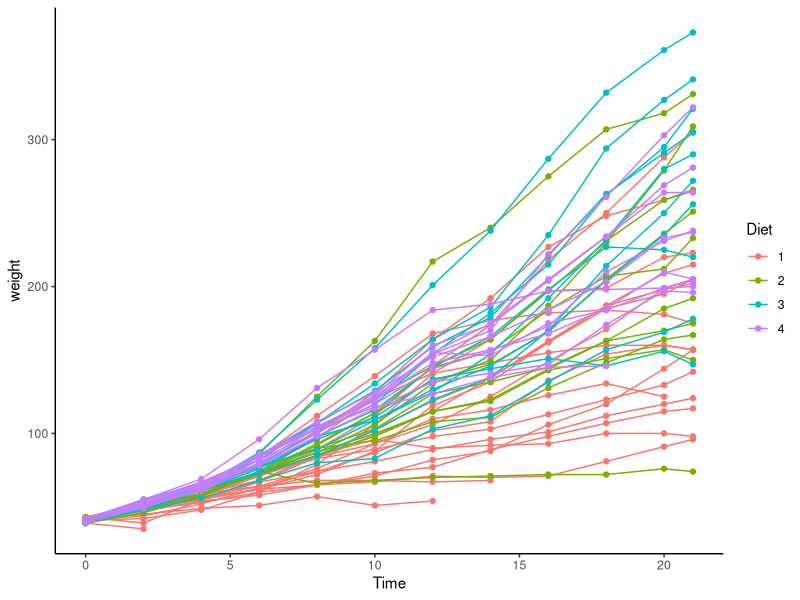

This figure's R source: (Note: this script raises an error after producing the figure.)
#NLM example, using `ChickWeight` data

library(tidyverse)
theme_set(theme_classic())
library(lme4)
library(mgcv)

#Load data, and take a look at it
data("ChickWeight")
head(ChickWeight)
ggplot(ChickWeight,aes(x=Time,y=weight,col=Diet))+
  geom_line(aes(group=Chick))+
  geom_point()


# SSlogis (logistic growth model) -----------------------------------------

#Take a look at what the SSlogis function does
ggplot(data.frame(x=seq(0,10,by=0.1)),aes(x))+
  stat_function(fun=function(x) SSlogis(x,10,5,1))+
  stat_function(fun=function(x) SSlogis(x,10,2,1),col='red')+
  stat_function(fun=function(x) SSlogis(x,8,5,2),col='blue')+
  annotate(geom='text',x=8.5,y=8,label='Asym: 10, xmid: 5, scal: 1')+
  annotate(geom='text',x=2,y=9,col='red',label='Asym: 10, xmid: 2, scal: 1')+
  annotate(geom='text',x=8.5,y=5,col='blue',label='Asym: 10, xmid: 5, scal: 2')+
  labs(title=TeX('\\textbf{SSlogis}: $Asym/(1+e^{\\frac{xmid-x}{scal}})$'))

#Start with a simple nonlinear (no random/fixed effects)

#If models have trouble starting, this is sometimes OK for getting initial "guesses" for parameters
startVals <- getInitial(weight ~ SSlogis(Time, Asym, xmid, scal), data=ChickWeight)

mLog1 <- nls(weight ~ SSlogis(Time, Asym, xmid, scal), data=ChickWeight, start = startVals)
summary(mLog1)

#Predicted vs Actual + 1:1 line
data.frame(pred=predict(mLog1),act=ChickWeight$weight) %>% 
  ggplot(aes(x=pred,y=act))+geom_point()+
  geom_abline(intercept = 0,slope = 1,col='red')+
  labs(x='Predicted',y='Actual')

#OK for a starter model. But clearly variation among groups and individuals
ChickWeight %>% 
  mutate(pred=predict(mLog1)) %>% 
  ggplot(aes(x=Time,y=weight,col=Diet))+
  geom_line(aes(group=Chick))+geom_point()+
  geom_line(aes(y=pred),col='black',linewidth=2) #Overall predictions

#It is possible to fit fixed-effects nonlinear models in lmer or nlmer, but it requires that you specify the gradient function, which can be really annoying (see here: https://stackoverflow.com/questions/15141952/nlmer-longitudinal-data)

#Instead we'll try this using nlme. This can fit a whole range of models with both fixed and random effects (but can be finicky to start, and can sometimes take a long time)

#Starting values
startVals2 <- list(fixed=rep(startVals,c(4,1,1))) #Same starting values, but with 4 "Asym" start vals

mLog2 <- nlme(model = weight ~ SSlogis(Time, Asym, xmid, scal), #Overall model: weight follows SSlogis curve
              #Fixed effects: Asym varies with Diet
              # Single fixed effect for xmid and scal
              fixed = list( Asym ~ Diet, xmid + scal ~ 1), 
              #Random effects: Asym varies randomly by Chick
              random = Asym  ~ 1 | Chick, 
              data= ChickWeight, start = startVals2)
summary(mLog2)

#Predictions split by diet, looks OK, but some mis-fitting (especially Diet 1)
ChickWeight %>% 
  mutate(pred=predict(mLog2,level=0)) %>% #Get predictions at population level (no random effects)
  ggplot(aes(x=Time,y=weight))+
  geom_point()+ #Overall predictions
  geom_line(aes(y=pred,group=Chick))+
  facet_wrap(~Diet)

#Weird residual patterns - likely missing a parameter
ChickWeight %>% 
  mutate(res=residuals(mLog2)) %>% 
  ggplot(aes(x=Time,y=res,group=Chick))+
  geom_point()+geom_line()

ChickWeight %>% 
  mutate(res=residuals(mLog2),pred=predict(mLog2)) %>% 
  ggplot(aes(x=pred,y=res,group=Chick))+
  geom_point()+geom_line()

#Try again, letting xmid and scal vary with Diet as well
startVals2 <- list(fixed=rep(startVals,c(4,4,4))) #Same starting values, but with 4 start vals for each param

mLog3 <- nlme(model = weight ~ SSlogis(Time, Asym, xmid, scal), #Overall model: weight follows SSlogis curve
              #Fixed effects: Asym  and scal vary with Diet
              fixed = list( Asym ~ Diet, xmid ~ Diet, scal ~ Diet), 
              #Random effects: Asym and xmid vary randomly by Chick
              random = Asym + xmid ~ 1 | Chick, 
              data= ChickWeight, start = startVals2)
summary(mLog3)

#Looks like some of the individual level variance might also depend on diet (spread is larger for some groups than others)
ChickWeight %>% 
  mutate(pred=predict(mLog3,level=0)) %>% #Get predictions at population level (no random effects)
  ggplot(aes(x=Time,y=weight))+
  geom_point()+ #Overall predictions
  geom_line(aes(y=pred,group=Chick),linewidth=1,col='red',linetype='dashed')+
  facet_wrap(~Diet)

#Residuals look slightly better
ChickWeight %>% 
  mutate(res=residuals(mLog3)) %>% 
  ggplot(aes(x=Time,y=res,group=Chick))+
  geom_point()+geom_line()

#Still a bit of a weird shape to residuals, especially at lower levels
ChickWeight %>% 
  mutate(res=residuals(mLog3,type='pearson'),pred=predict(mLog3)) %>% 
  ggplot(aes(x=pred,y=res,group=Chick))+
  geom_point()+geom_line()+
  geom_hline(yintercept = 0,col='red')

# SSgompertz --------------------------------------------------------------

#Take a look at what the SSgompertz function does
ggplot(data.frame(x=seq(0,10,by=0.1)),aes(x))+
  stat_function(fun=function(x) SSgompertz(x,10,1,0.5))+
  stat_function(fun=function(x) SSgompertz(x,10,2,0.5),col='red')+
  stat_function(fun=function(x) SSgompertz(x,5,1,0.1),col='blue')+
  stat_function(fun=function(x) SSgompertz(x,5,2,0.1),col='green')+
  annotate(geom='text',x=7,y=9,label='Asym: 10, b2: 1, b3: 0.5')+
  annotate(geom='text',x=7,y=8,col='red',label='Asym: 10, b2: 2, b3: 0.5')+
  annotate(geom='text',x=7,y=4,col='blue',label='Asym: 5, b2: 1, b3: 0.1')+
  annotate(geom='text',x=3,y=3,col='green',label='Asym: 5, b2: 2, b3: 0.1')+
  labs(title=TeX('\\textbf{SSgompertz}: $(Asym)e^{-b_2b_3^x}$'))

startVals <- getInitial(weight ~ SSgompertz(Time, Asym, b2, b3), data=ChickWeight)

mGom1 <- nls(weight ~ SSgompertz(Time, Asym, b2, b3), data=ChickWeight, start = startVals)
summary(mLog1)

#Predicted vs Actual + 1:1 line
data.frame(pred=predict(mGom1),act=ChickWeight$weight) %>% 
  ggplot(aes(x=pred,y=act))+geom_point()+
  geom_abline(intercept = 0,slope = 1,col='red')+
  labs(x='Predicted',y='Actual')

#OK for a starter model. But clearly variation among groups and individuals
ChickWeight %>% 
  mutate(pred=predict(mGom1)) %>% 
  ggplot(aes(x=Time,y=weight,col=Diet))+
  geom_line(aes(group=Chick))+geom_point()+
  geom_line(aes(y=pred),col='black',linewidth=2) #Overall predictions

#Try a mixed effects nlme model:
startVals2 <- list(fixed=rep(startVals,c(4,1,1))) #Same starting values, but with 4 "Asym" start vals

#Fits, but you have to use a reduced tolerance. This isn't really a good sign; usually indicate that the model is overly complex, or otherwise mis-fit to the data
mGom2 <- nlme(model = weight ~ SSgompertz(Time, Asym, b2, b3), #Overall model: weight follows SSlogis curve
              #Fixed effects: Asym varies with Diet
              # Single fixed effect for xmid and scal
              fixed = list( Asym ~ Diet, b2 + b3 ~ 1), 
              #Random effects: Asym varies randomly by Chick
              random = Asym  ~ 1 | Chick, 
              data= ChickWeight, start = startVals2,
              control=nlmeControl(maxIter=150,tolerance=1e-1))
summary(mGom2)

#Predictions split by diet, looks OK, but some mis-fitting
ChickWeight %>% 
  mutate(pred=predict(mGom2,level=0)) %>% #Get predictions at population level (no random effects)
  ggplot(aes(x=Time,y=weight))+
  geom_line(aes(group=Chick))+  #Original data
  geom_line(aes(y=pred,group=Chick),col='red',linetype='dashed')+ #Diet-level predictions
  facet_wrap(~Diet)

startVals2 <- list(fixed=rep(startVals,c(4,4,1))) 

#Fits with "standard" tolerance: a good sign
mGom3 <- nlme(model = weight ~ SSgompertz(Time, Asym, b2, b3), #Overall model: weight follows SSlogis curve
              #Fixed effects: Asym varies with Diet
              # Single fixed effect for xmid and scal
              fixed = list( Asym + b2 ~ Diet, b3 ~ 1), 
              #Random effects: Asym varies randomly by Chick
              random = Asym + b2 ~ 1 | Chick, 
              data= ChickWeight, start = startVals2,
              control=nlmeControl(maxIter=50))
summary(mGom3)

#Looks better
ChickWeight %>% 
  mutate(pred=predict(mGom3,level=0)) %>% #Get predictions at population level (no random effects)
  ggplot(aes(x=Time,y=weight))+
  geom_line(aes(group=Chick))+  #Original data
  geom_line(aes(y=pred,group=Chick),col='red',linetype='dashed')+ #Diet-level predictions
  facet_wrap(~Diet)

#Residuals look OK-ish
ChickWeight %>% 
  mutate(res=residuals(mGom3)) %>% 
  ggplot(aes(x=Time,y=res,group=Chick))+
  geom_point()+geom_line()

#Residuals look much better
ChickWeight %>% 
  mutate(res=residuals(mGom3,type='pearson'),pred=predict(mLog3)) %>% 
  ggplot(aes(x=pred,y=res,group=Chick))+
  geom_point()+geom_line()+
  geom_hline(yintercept = 0,col='red')


# GAM ---------------------------------------------------------------------

#Fit an additive model for each diet
gam1 <- gam(weight ~ Diet + s(Time,by=Diet), 
            data=ChickWeight)
summary(gam1)

ChickWeight %>% 
  mutate(pred=predict(gam1,level=0)) %>% #Get predictions at population level (no random effects)
  ggplot(aes(x=Time,y=weight))+
  geom_line(aes(group=Chick))+  #Original data
  geom_line(aes(y=pred,group=Chick),col='red',linetype='dashed')+ #Diet-level predictions
  facet_wrap(~Diet)

#Residuals look OK-ish
ChickWeight %>% 
  mutate(res=residuals(gam1,type='scaled.pearson')) %>% 
  ggplot(aes(x=Time,y=res,group=Chick))+
  geom_point()+geom_line()

#Residuals look OK, but non-constant variance (due to individual chick)
ChickWeight %>% 
  mutate(res=residuals(gam1,type='scaled.pearson'),pred=predict(gam1)) %>% 
  ggplot(aes(x=pred,y=res,group=Chick))+
  geom_point()+geom_line()+
  geom_hline(yintercept = 0,col='red')

#Takes a while to run. Constrain the basis functions (k=8) to make sure it doesn't get "too wiggly"
# Could also use extra penalization: bs='tp' or bs='cp'
gam2 <- gam(weight ~ Diet + s(Time,by=Diet, k = 8)+ #Intercept and smoother for each diet
              s(Chick,bs='re')+ #Random intercept for chick
              #Different smoother for each chick (not technically a random effect, but best we can do)
              s(Time,by=Chick, k = 8), 
            data=ChickWeight)
summary(gam2)

#Residuals look OK-ish
ChickWeight %>% 
  mutate(res=residuals(gam2,type='scaled.pearson')) %>% 
  ggplot(aes(x=Time,y=res,group=Chick))+
  geom_point()+geom_line()

#Get predictions without the random intercept or chick-wise model predictions
gam2Preds <- predict(gam2,exclude = names(gam2$sp)[grepl('Chick',names(gam2$sp))])

#Not great predictions, especially for Diet 1 - requires further adjustments to get improved model results
ChickWeight %>% 
  mutate(pred=gam2Preds) %>% #Get predictions at population level (no random effects)
  ggplot(aes(x=Time,y=weight))+
  geom_line(aes(group=Chick))+  #Original data
  geom_line(aes(y=pred,group=Chick),col='red',linetype='dashed')+ #Diet-level predictions
  facet_wrap(~Diet)

# Compare models ----------------------------------------------------------

#Suggests that logistic model is the better overall fit to the data
AIC(mGom3,mLog3)
anova(mGom3,mLog3)

summary(mLog3) #Looks like Diet 3 is the best, in terms of overall weight gain

ChickWeight %>% 
  mutate(pred=predict(mLog3,level=0)) %>% #Get predictions at population level (no random effects)
  ggplot(aes(x=Time,y=weight,col=Diet))+
  geom_jitter()+ #Overall predictions
  geom_line(aes(y=pred,group=Chick),linewidth=2)

